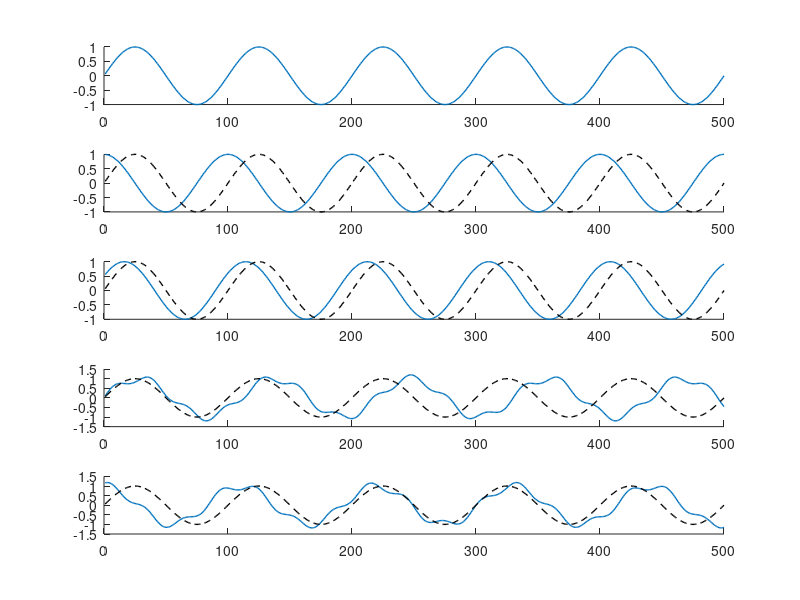

MATLAB code for this plot: (Note: this script raises an error after producing the figure.)
% $Author: leili $@cs.cmu.edu
% $Date: 2011-10-08 22:30:16 -0400 (Sat, 08 Oct 2011) $
% $Rev: 335 $

% demo
N = 500;
t = (1:N)';
f = 1 / 100;
b = [sin(2 * pi * (1/100) * t) cos(2 * pi * (1/100) * t) sin(2 * pi * (1/98) * t + pi/6)];

f1 = 1 / 110;
f2 = 1 / 30;
t1 = 2 * pi * f1 * t;
t2 = 2 * pi * f2 * t;
c = [sin(t1) + 0.2 * sin(t2), cos(t1) + 0.2 * sin(t2 + pi/4)];

X = [b c]';
M = size(X, 1);
figure;
set(gcf, 'defaultlinelinewidth', 1);
for i = 1:M
  subplot(M, 1, i);
  hold on;
  plot(X(i, :));
  if (i > 1)
    plot(X(1, :), 'black--');
  end
end

class = [1 1 1 2 2];

[group, feature, entrop, P, D, mu0, model] = fingerprint_classify(X, 'Hidden', 6, 'MaxIter', 100, 'Class', class);

% ploting the LDS
figure;
imagesc(model.C);
set(gca,'YTick', 1:5, 'YTickLabel',1:5);
%set(gca,'XTick', 1:3, 'XTickLabel', 1:3);
colormap(autumn);
xa = xlim;
line(xa, [1.5, 1.5],'LineStyle', '--', 'Color', 'black', 'LineWidth', 2);
line(xa, [2.5, 2.5],'LineStyle', '--', 'Color', 'black', 'LineWidth', 2);
line(xa, [3.5, 3.5],'LineStyle', '--', 'Color', 'black', 'LineWidth', 2);
line(xa, [4.5, 4.5],'LineStyle', '--', 'Color', 'black', 'LineWidth', 2);
line([1.5, 1.5], [0.5, 5.5], 'LineWidth', 2, 'LineStyle', '--', 'Color', 'black');
line([2.5, 2.5], [0.5, 5.5], 'LineWidth', 2, 'LineStyle', '--', 'Color', 'black');
line([3.5, 3.5], [0.5, 5.5], 'LineWidth', 2, 'LineStyle', '--', 'Color', 'black');
line([4.5, 4.5], [0.5, 5.5], 'LineWidth', 2, 'LineStyle', '--', 'Color', 'black');
line([5.5, 5.5], [0.5, 5.5], 'LineWidth', 2, 'LineStyle', '--', 'Color', 'black');
line([6.5, 6.5], [0.5, 5.5], 'LineWidth', 2, 'LineStyle', '--', 'Color', 'black');
line([7.5, 7.5], [0.5, 5.5], 'LineWidth', 2, 'LineStyle', '--', 'Color', 'black');

figure;
imagesc(feature(:, 1:2));
set(gca,'YTick', 1:5, 'YTickLabel',1:5);
set(gca,'XTick', 1:2, 'XTickLabel',['FP1'; 'FP2']);
colormap(autumn);
xa = xlim;
line(xa, [1.5, 1.5],'LineStyle', '--', 'Color', 'black', 'LineWidth', 2);
line(xa, [2.5, 2.5],'LineStyle', '--', 'Color', 'black', 'LineWidth', 2);
line(xa, [3.5, 3.5],'LineStyle', '--', 'Color', 'black', 'LineWidth', 2);
line(xa, [4.5, 4.5],'LineStyle', '--', 'Color', 'black', 'LineWidth', 2);
line([1.5, 1.5], [0.5, 5.5], 'LineWidth', 2, 'LineStyle', '--', 'Color', 'black');

[coeff, score] = princomp(X);
figure;
imagesc(score(:, 1:2));
set(gca,'YTick', 1:5, 'YTickLabel',1:5);
set(gca,'XTick', 1:2, 'XTickLabel',['PC1'; 'PC2']);
colormap(autumn);
xa = xlim;
line(xa, [1.5, 1.5],'LineStyle', '--', 'Color', 'black', 'LineWidth', 2);
line(xa, [2.5, 2.5],'LineStyle', '--', 'Color', 'black', 'LineWidth', 2);
line(xa, [3.5, 3.5],'LineStyle', '--', 'Color', 'black', 'LineWidth', 2);
line(xa, [4.5, 4.5],'LineStyle', '--', 'Color', 'black', 'LineWidth', 2);
line([1.5, 1.5], [0.5, 5.5], 'LineWidth', 2, 'LineStyle', '--', 'Color', 'black');

save('demo.mat');
